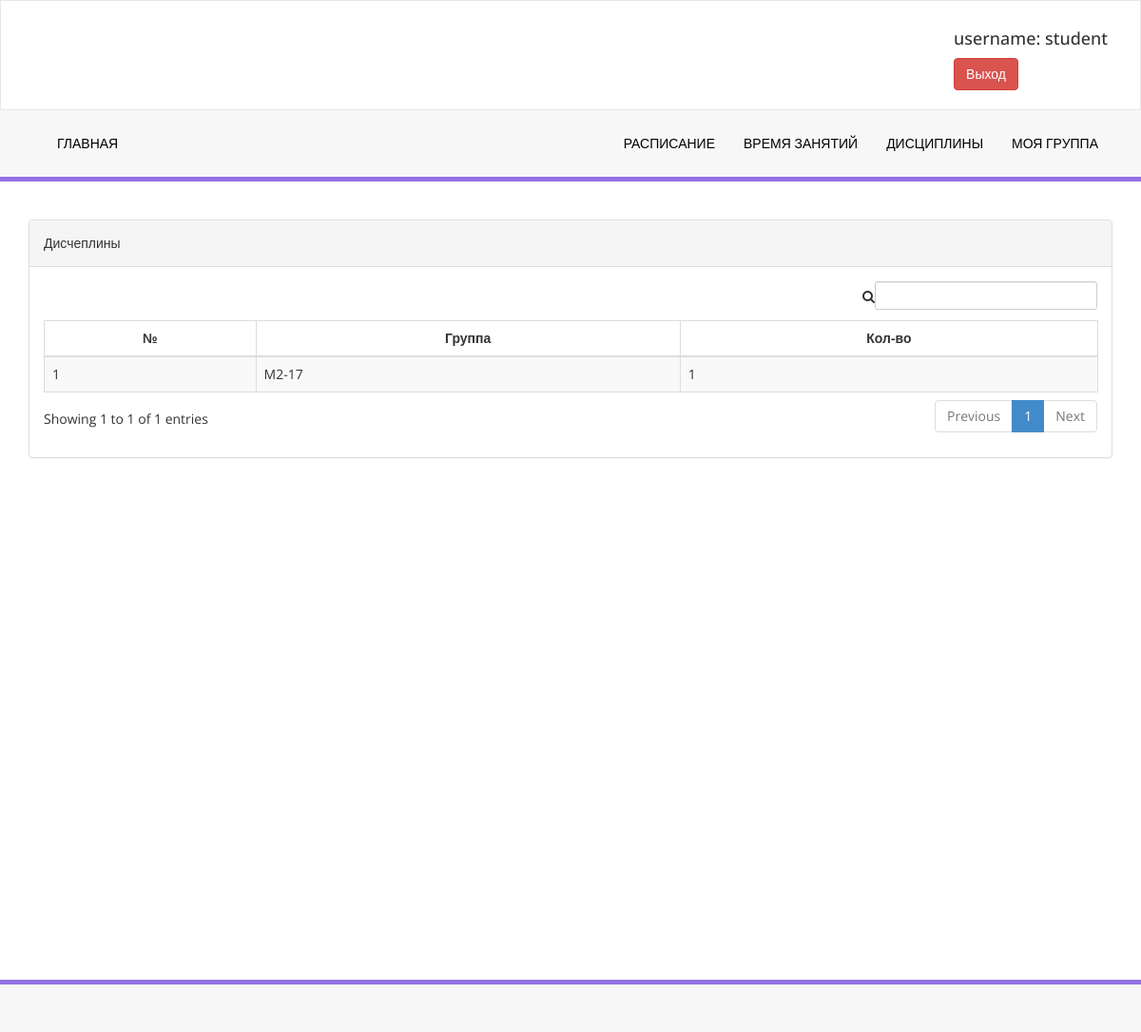
The page /profile/group/list/ (signed in) on the database as committed earlier.
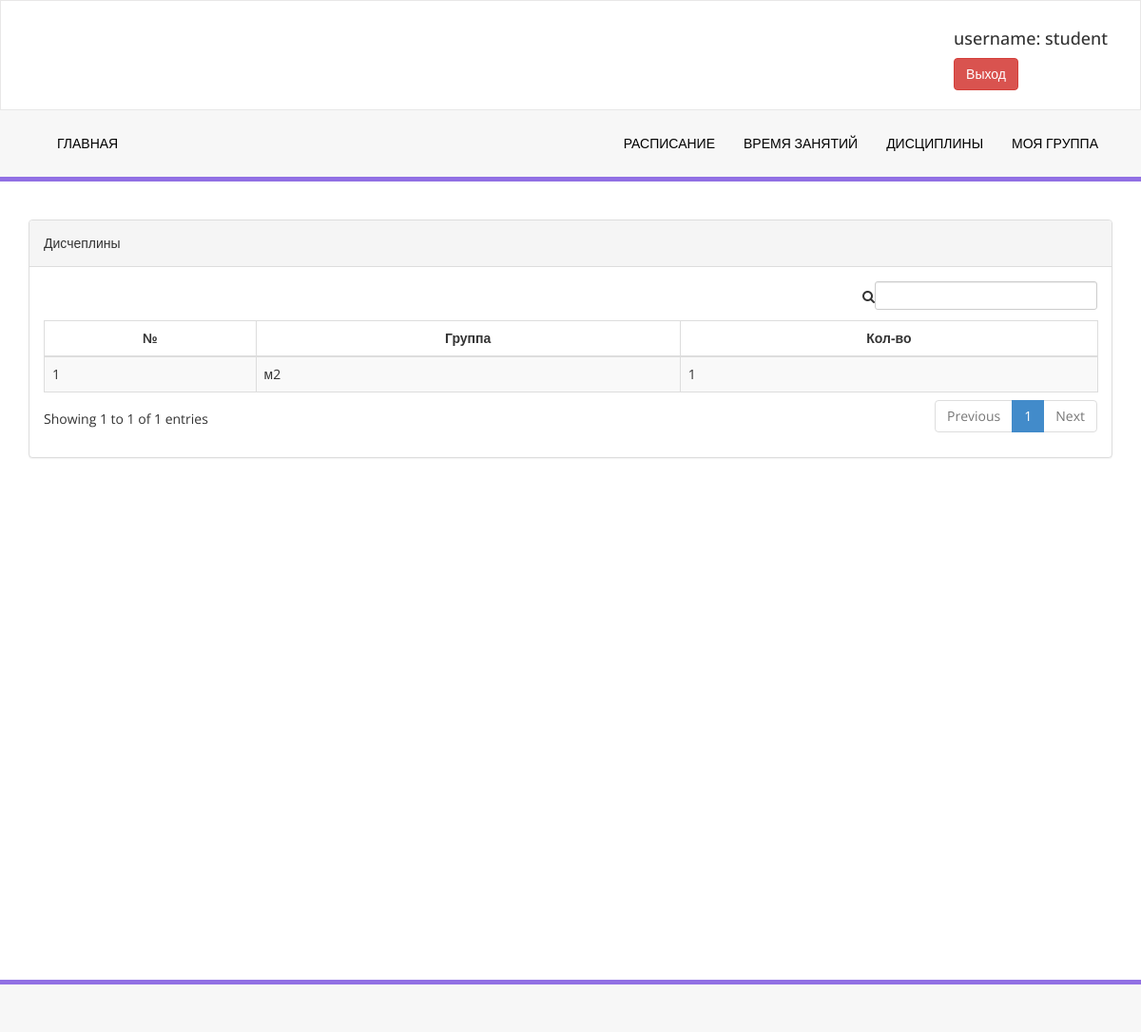
The same page on the database as committed later.
### Profile/models.py (models this page shows, shortened)
class StudentGroup(models.Model):
    students = models.ManyToManyField(Profile, limit_choices_to={'level': "Student"})
    group_name = models.CharField(max_length=255)
    created = models.DateTimeField(auto_now_add=True)

### Profile/views.py (the view)
# urls.py: path('group/list/', views.GroupListView.as_view(), name='group_list'),
class GroupListView(LoginRequiredMixin, generic.ListView):
    template_name = 'profile/group/list.html'
    model = StudentGroup

### templates/profile/group/list.html (shortened to what this page needs)
{% extends 'base.html' %}
{% block content %}
    <div class="row">
        <div class="col-md-12">
            <div class="panel panel-default">
                <div class="panel-heading">
                    Дисчеплины
                </div>
                <div class="panel-body">
                    <div class="table-responsive">
                        <table class="table table-striped table-bordered table-hover" id="lesson_info_table">
                            <thead>
                            <tr>
                                <th class="text-center">№</th>
                                <th class="text-center">Группа</th>
                                <th class="text-center">Кол-во</th>
                            </tr>
                            </thead>
                            <tbody>
                            {% for group in studentgroup_list %}
                                <tr class="odd gradeX">
                                    <td>{{ forloop.counter }}</td>
                                    <td>{{ group.group_name }}</td>
                                    <td>{{ group.students.count }}</td>
                                </tr>
                            {% endfor %}
                            </tbody>
                        </table>
                    </div>
                </div>
            </div>
        </div>
    </div>
{% endblock %}

Rows that differ between the two databases and show on the page:
removed StudentGroup: group_name "M2-17", students.count "1"
added StudentGroup: group_name "м2", students.count "1"
